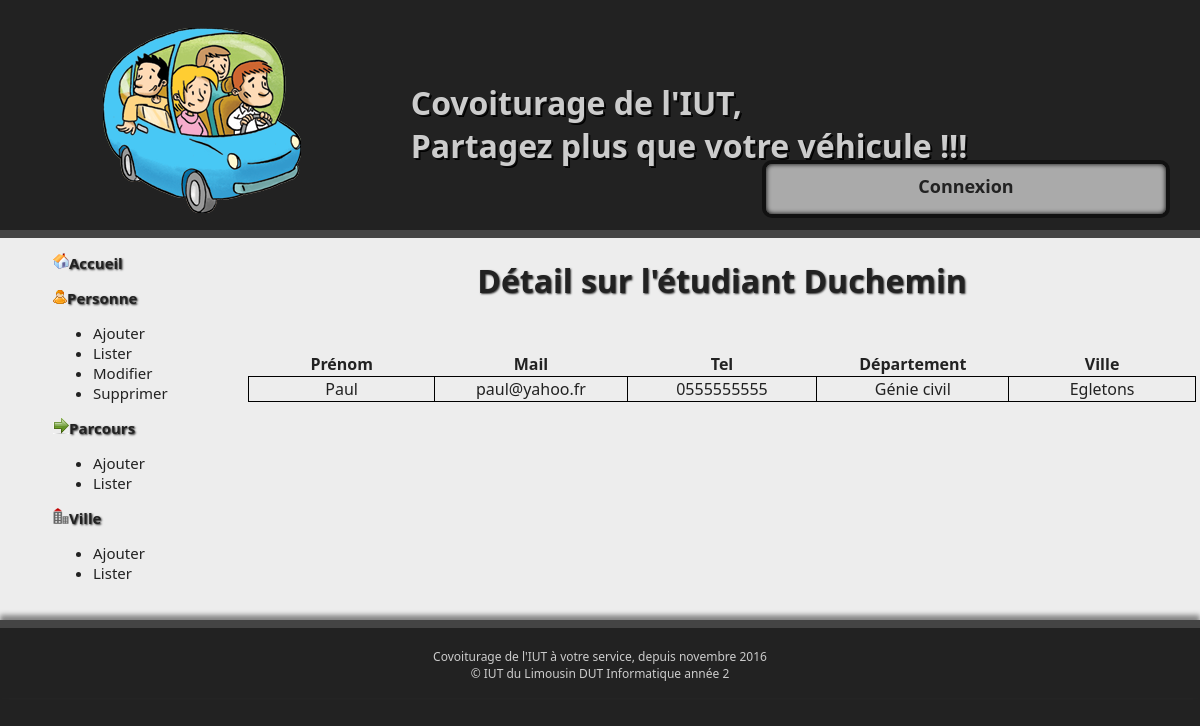
Page /index.php?page=2&num_pers=3 on the committed database.
### tables this page shows
CREATE TABLE `personne` (
  `per_num` int(11) NOT NULL AUTO_INCREMENT,
  `per_nom` varchar(30) NOT NULL,
  `per_prenom` varchar(30) NOT NULL,
  `per_tel` char(14) NOT NULL,
  `per_mail` varchar(30) NOT NULL,
  `per_login` varchar(20) NOT NULL,
  `per_pwd` varchar(100) NOT NULL,
  PRIMARY KEY (`per_num`)
);

CREATE TABLE `etudiant` (
  `per_num` int(11) NOT NULL,
  `dep_num` int(11) NOT NULL,
  `div_num` int(11) NOT NULL,
  PRIMARY KEY (`per_num`),
  KEY `dep_num` (`dep_num`),
  KEY `div_num` (`div_num`),
  CONSTRAINT `etudiant_ibfk_1` FOREIGN KEY (`per_num`) REFERENCES `personne` (`per_num`),
  CONSTRAINT `etudiant_ibfk_2` FOREIGN KEY (`dep_num`) REFERENCES `departement` (`dep_num`),
  CONSTRAINT `etudiant_ibfk_3` FOREIGN KEY (`div_num`) REFERENCES `division` (`div_num`)
);

CREATE TABLE `departement` (
  `dep_num` int(11) NOT NULL AUTO_INCREMENT,
  `dep_nom` varchar(30) NOT NULL,
  `vil_num` int(11) NOT NULL,
  PRIMARY KEY (`dep_num`),
  KEY `vil_num` (`vil_num`),
  CONSTRAINT `departement_ibfk_1` FOREIGN KEY (`vil_num`) REFERENCES `ville` (`vil_num`)
);

CREATE TABLE `ville` (
  `vil_num` int(11) NOT NULL AUTO_INCREMENT,
  `vil_nom` varchar(100) NOT NULL,
  PRIMARY KEY (`vil_num`)
);

### include/autoload.inc.php (called while the page is built, shortened)
<?php
spl_autoload_register(function ($className) {
	$repClasses='classes/';
}
);

### classes/EtudiantManager.class.php (called while the page is built, shortened)
<?php
class EtudiantManager{
		public function __construct($db){
			$this->db = $db;
		}
    public function EstPresent($pers_num){
      $sql = 'select per_num FROM etudiant WHERE per_num= "'.$pers_num.'"';
      $requete = $this->db->prepare($sql);
      $requete->execute();
      while ($etudiant = $requete->fetch(PDO::FETCH_ASSOC)){
          if($pers_num == $etudiant['per_num']){
            return true;
          }
        }
        return false;
    }
    public function RecupEtudiant($pers_num){
      $sql = 'select dep_num,div_num FROM etudiant WHERE per_num= "'.$pers_num.'"';
      $requete = $this->db->prepare($sql);
      $requete->execute();
      return $requete->fetch();
    }
}

### classes/PersonneManager.class.php (called while the page is built, shortened)
<?php
class PersonneManager{
  public function __construct($db){
    $this->db = $db;
  }
    public function RecupPers($pers_num){
      $recupPers = array();
      $sql = 'select per_prenom,per_nom,per_mail,per_tel FROM personne where per_num="'.$pers_num.'"';
      $requete = $this->db->prepare($sql);
      $requete->execute();
      while ($personne = $requete->fetch(PDO::FETCH_ASSOC)){
        $recupPers[] = $personne;
      }
      return $recupPers;
    }
  }

### classes/DepartementManager.class.php (called while the page is built, shortened)
<?php
class DepartementManager{
		public function __construct($db){
			$this->db = $db;
		}
    public function getDepartementNom($dep_num){
      $sql = 'select dep_nom FROM departement WHERE dep_num= "'.$dep_num.'"';
      $requete = $this->db->prepare($sql);
      $requete->execute();
      return $requete->fetch();
    }
    public function getVilleNumDep($dep_num){
      $sql = 'select vil_num FROM departement WHERE dep_num= "'.$dep_num.'"';
      $requete = $this->db->prepare($sql);
      $requete->execute();
      return $requete->fetch();
    }
}

### classes/VilleManager.class.php (called while the page is built, shortened)
<?php
class VilleManager{
		public function __construct($db){
			$this->db = $db;
		}
    public function getVilleNom($vil_num){
      $sql = 'select vil_nom FROM ville WHERE vil_num= "'.$vil_num.'"';
      $requete = $this->db->prepare($sql);
      $requete->execute();
      return $requete->fetch();
    }
}

### include/pages/listerPersonnes.inc.php (the view, shortened to what this page needs)
  <?php
    $db = new MyPdo();
    $personneManager = new PersonneManager($db);
    $listePers = $personneManager -> getAllPers();
    $etudiantManager = new EtudiantManager($db);
    $departementManager = new DepartementManager($db);
    $villeManager = new VilleManager($db);
  ?>
  <?php
  if(empty($_GET["num_pers"])){ ?>
    <h1>Liste des personnes enregistrées</h1>
    <?php
  echo "Actuellement ".count($listePers)." personne(s) enregistrée(s)"
   ?>
   <table>
     <tr><th>Numéro</th><th>Nom</th><th>Prenom</th>
   <?php
     foreach ($listePers as $personne){
   ?>
       <tr><td>
         <a href="index.php?page=2&num_pers=<?php echo $personne->getPersNum() ?>"><?php echo $personne->getPersNum();?></a>
       </td><td><?php echo $personne->getPersNom();?>
       </td><td><?php echo $personne->getPersPrenom();?>
       </td></tr>
     <?php } ?>
     </table>
  <?php
  }else {
  ?>
      <?php
    if ($etudiantManager->EstPresent($_GET["num_pers"])){
      $recupPers = $personneManager->RecupPers($_GET["num_pers"]);
      $recupEtu = $etudiantManager->RecupEtudiant($_GET["num_pers"]);
      foreach($recupPers as $personne){
      ?>
      <h1>Détail sur l'étudiant <?php echo $personne["per_nom"] ?> </h1>
      <table>
        <tr><th>Prénom</th><th>Mail</th><th>Tel</th><th>Département</th><th>Ville</th>
          <tr><td>
            <?php
              echo $personne["per_prenom"];
            ?>
          </td><td>
            <?php
            echo $personne["per_mail"];
            ?>
          </td><td>
            <?php
             echo $personne["per_tel"];
           }
             ?>
           </td><td>
            <?php
             echo $departementManager->getDepartementNom($recupEtu["dep_num"])["dep_nom"];
            ?>
            </td><td>
            <?php
             echo  $villeManager->getVilleNom($departementManager->getVilleNumDep($recupEtu["dep_num"])["vil_num"])["vil_nom"];
            ?>
          </td></tr>
     </table>
     <?php
    }
  }
?>

### css/stylesheet.css (style rules this page uses)
body { background-color:#222222;; font-family: "Segoe UI", Verdana, serif; font-size:12pt; margin:0; padding:0; }
h1 { text-shadow:1px 1px 2px #333333; }
td { border:10px; }
table { border-collapse:collapse; margin-left: auto; margin-right: auto; margin-bottom: 50px; margin-top: 50px; }
td { border-width:1px; border-style:solid; border-color:black; width:200px; }

### rows in the picture
personne: per_nom "Duchemin", per_prenom "Paul", per_mail "paul@yahoo.fr", per_tel "0555555555"
etudiant: dep_num.dep_nom "Génie civil", dep_num.vil_nom "Egletons"
